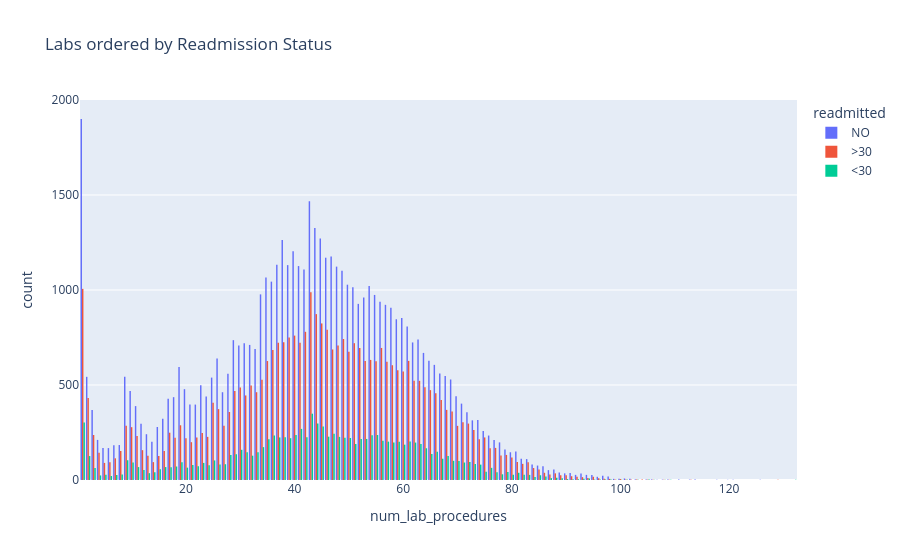

Write notebook code for a chart like this one.
### Code cell
px.histogram(diabetic_raw, x="num_lab_procedures", color="readmitted", barmode="group", title="Labs ordered by Readmission Status")

### Figure 1 — Plotly figure (JSON) as saved in the notebook; plotly's stock layout.template omitted (floating-point values rounded to 4 significant figures; data arrays with more than 128 entries replaced by an {"elided": "..."} marker saying what was removed)
{"data": [{"alignmentgroup": "True", "bingroup": "x", "hovertemplate": "readmitted=NO<br>num_lab_procedures=%{x}<br>count=%{y}<extra></extra>", "legendgroup": "NO", "marker": {"color": "#636efa", "pattern": {"shape": ""}}, "name": "NO", "offsetgroup": "NO", "orientation": "v", "showlegend": true, "type": "histogram", "x": {"elided": "54864 int values"}, "xaxis": "x", "yaxis": "y"}, {"alignmentgroup": "True", "bingroup": "x", "hovertemplate": "readmitted=>30<br>num_lab_procedures=%{x}<br>count=%{y}<extra></extra>", "legendgroup": ">30", "marker": {"color": "#EF553B", "pattern": {"shape": ""}}, "name": ">30", "offsetgroup": ">30", "orientation": "v", "showlegend": true, "type": "histogram", "x": {"elided": "35545 int values"}, "xaxis": "x", "yaxis": "y"}, {"alignmentgroup": "True", "bingroup": "x", "hovertemplate": "readmitted=<30<br>num_lab_procedures=%{x}<br>count=%{y}<extra></extra>", "legendgroup": "<30", "marker": {"color": "#00cc96", "pattern": {"shape": ""}}, "name": "<30", "offsetgroup": "<30", "orientation": "v", "showlegend": true, "type": "histogram", "x": {"elided": "11357 int values"}, "xaxis": "x", "yaxis": "y"}], "layout": {"barmode": "group", "legend": {"title": {"text": "readmitted"}, "tracegroupgap": 0}, "title": {"text": "Labs ordered by Readmission Status"}, "xaxis": {"anchor": "y", "domain": [0, 1], "title": {"text": "num_lab_procedures"}}, "yaxis": {"anchor": "x", "domain": [0, 1], "title": {"text": "count"}}}}
